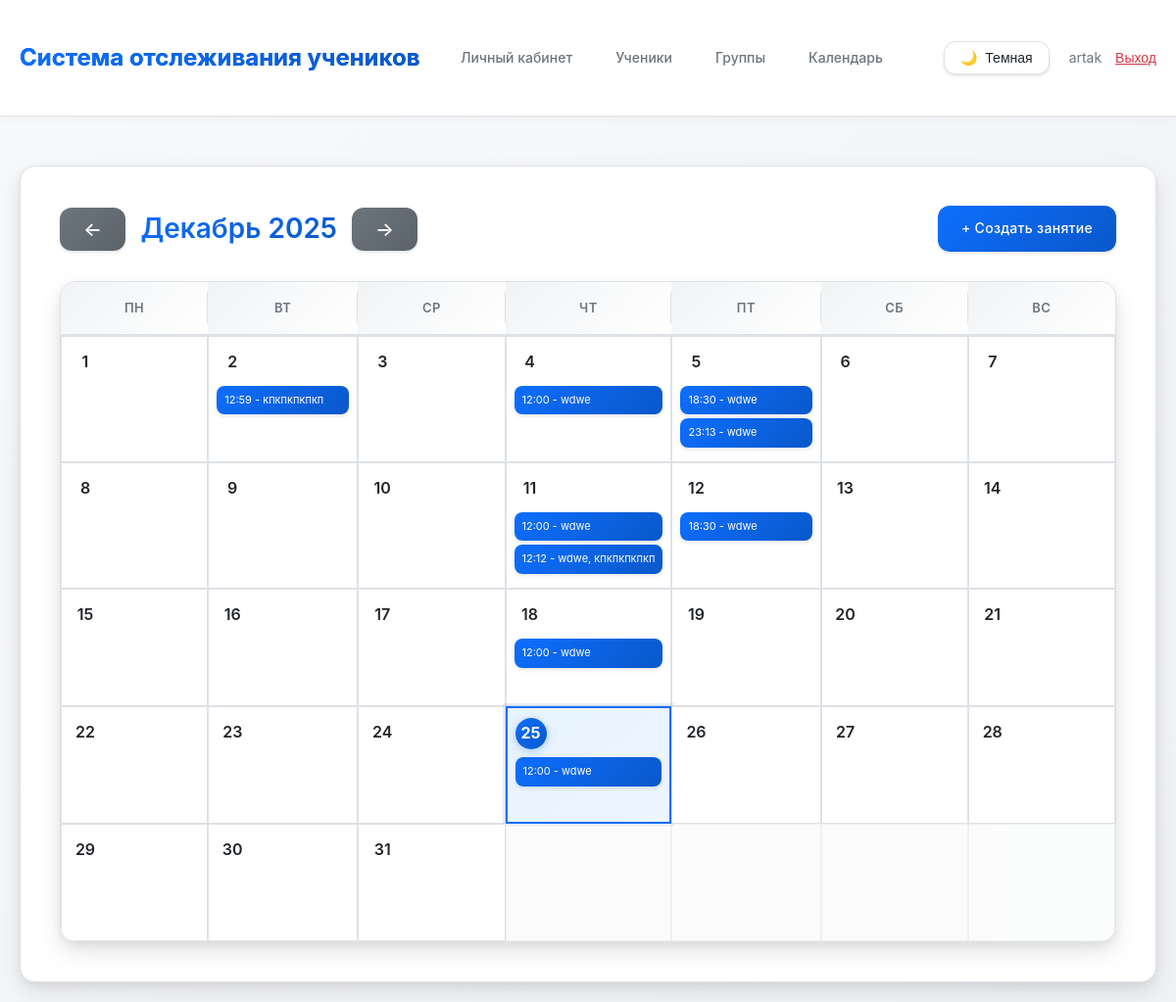
Page /calendar/ (signed in) on the committed database.
### main/models.py (models this page shows, shortened)
class Lesson(models.Model):
    tutor = models.ForeignKey(Tutor, on_delete=models.CASCADE, related_name='lessons', verbose_name='Репетитор')
    students = models.ManyToManyField(Student, related_name='lessons', verbose_name='Ученики')
    date = models.DateField(verbose_name='Дата')
    time = models.TimeField(verbose_name='Время')
    duration = models.IntegerField(default=60, validators=[MinValueValidator(1)], verbose_name='Длительность (минуты)')
    lesson_price = models.DecimalField(max_digits=10, decimal_places=2, default=Decimal('0.00'), validators=[MinValueValidator(Decimal('0.00'))], verbose_name='Стоимость занятия (за одного ученика)')
    subject = models.CharField(max_length=200, blank=True, verbose_name='Предмет/Тема')
    notes = models.TextField(blank=True, verbose_name='Заметки')
    created_at = models.DateTimeField(auto_now_add=True, verbose_name='Дата создания')
    updated_at = models.DateTimeField(auto_now=True, verbose_name='Дата обновления')
    class Meta:
        verbose_name = 'Занятие'
        verbose_name_plural = 'Занятия'
        ordering = ['-date', '-time']

class Student(models.Model):
    tutor = models.ForeignKey(Tutor, on_delete=models.CASCADE, related_name='students', verbose_name='Репетитор')
    groups = models.ManyToManyField(StudentGroup, related_name='students', blank=True, verbose_name='Группы')
    first_name = models.CharField(max_length=100, verbose_name='Имя')
    last_name = models.CharField(max_length=100, verbose_name='Фамилия')
    phone = models.CharField(max_length=20, blank=True, null=True, verbose_name='Телефон')
    telegram = models.CharField(max_length=20, blank=True, null=True, verbose_name='Телеграм')
    created_at = models.DateTimeField(auto_now_add=True, verbose_name='Дата создания')
    updated_at = models.DateTimeField(auto_now=True, verbose_name='Дата обновления')
    grade = models.CharField(max_length=10, blank=True, null=True, verbose_name='Класс')
    notes = models.TextField(blank=True, verbose_name='Заметки')
    is_active = models.BooleanField(default=True, verbose_name='Активен')
    prepaid_balance = models.DecimalField(
        max_digits=10,
        decimal_places=2,
        default=Decimal('0.00'),
        verbose_name='Баланс предоплаты'
    )
    class Meta:
        verbose_name = 'Ученик'
        verbose_name_plural = 'Ученики'
        ordering = ['last_name', 'first_name']

### main/views.py (the view, shortened to what this page needs)
# urls.py: path('calendar/', views.calendar_view, name='calendar'),
@login_required
def calendar_view(request):
    tutor = get_tutor(request)
    if not tutor:
        messages.error(request, 'Профиль репетитора не найден.')
        return redirect('dashboard')
    now = timezone.now()
    try:
        year = int(request.GET.get('year', now.year))
        month = int(request.GET.get('month', now.month))
    except (ValueError, TypeError):
        year = now.year
        month = now.month
    today = now.date()
    try:
        week_offset = int(request.GET.get('week_offset', 0))
    except (ValueError, TypeError):
        week_offset = 0
    if month == 1:
        prev_month = 12
        prev_year = year - 1
    else:
        prev_month = month - 1
        prev_year = year
    if month == 12:
        next_month = 1
        next_year = year + 1
    else:
        next_month = month + 1
        next_year = year
    first_day = datetime(year, month, 1).date()
    last_day_num = monthrange(year, month)[1]
    last_day = datetime(year, month, last_day_num).date()
    lessons = Lesson.objects.filter(tutor=tutor, date__gte=first_day, date__lte=last_day).order_by('date', 'time')
    lessons_by_date = {}
    for lesson in lessons:
        date_key = lesson.date.strftime('%Y-%m-%d')
        if date_key not in lessons_by_date:
            lessons_by_date[date_key] = []
        lessons_by_date[date_key].append(lesson)
    first_weekday = first_day.weekday()  # 0 = понедельник, 6 = воскресенье
    calendar_days = []
    for _ in range(first_weekday):
        calendar_days.append(None)
    weekday_names = ['Понедельник', 'Вторник', 'Среда', 'Четверг', 'Пятница', 'Суббота', 'Воскресенье']
    for day in range(1, last_day_num + 1):
        date = datetime(year, month, day).date()
        date_key = date.strftime('%Y-%m-%d')
        calendar_days.append({
            'date': date,
            'lessons': lessons_by_date.get(date_key, []),
            'weekday_name': weekday_names[date.weekday()]
        })
    weeks = []
    week = []
    for day in calendar_days:
        week.append(day)
        if len(week) == 7:
            weeks.append(week)
            week = []
    if week:
        while len(week) < 7:
            week.append(None)
        weeks.append(week)
    base_week_index = None
    for i, week in enumerate(weeks):
        for day in week:
            if day and day['date'] == today:
                base_week_index = i
                break
        if base_week_index is not None:
            break
    if base_week_index is None:
        base_week_index = 0
    current_week_index = base_week_index + week_offset
    target_year = year
    target_month = month
    target_week_offset = week_offset
    if current_week_index < 0:
        current_week_index = 0
    elif current_week_index >= len(weeks):
        current_week_index = len(weeks) - 1
    current_week = weeks[current_week_index] if weeks and current_week_index < len(weeks) else []
    week_start_date = None
    week_end_date = None
    for day in current_week:
        if day:
            if week_start_date is None:
                week_start_date = day['date']
            week_end_date = day['date']
    if current_week_index >= len(weeks) - 1:
        next_week_year = next_year
        next_week_month = next_month
        next_week_offset = 0
    else:
        next_week_year = year
        next_week_month = month
        next_week_offset = week_offset + 1
    if current_week_index <= 0 and week_offset <= 0:
        if prev_month == 12:
            prev_first_day = datetime(prev_year, prev_month, 1).date()
        else:
            prev_first_day = datetime(prev_year, prev_month, 1).date()
        prev_last_day_num = monthrange(prev_year, prev_month)[1]
        prev_first_weekday = prev_first_day.weekday()
        prev_total_days = prev_last_day_num + prev_first_weekday
        prev_weeks_count = (prev_total_days + 6) // 7  # Округляем вверх
        prev_week_year = prev_year
        prev_week_month = prev_month
        prev_week_offset = prev_weeks_count - 1  # Показываем последнюю неделю предыдущего месяца
    else:
        prev_week_year = year
        prev_week_month = month
        prev_week_offset = week_offset - 1
    month_names = ['', 'Январь', 'Февраль', 'Март', 'Апрель', 'Май', 'Июнь',
                   'Июль', 'Август', 'Сентябрь', 'Октябрь', 'Ноябрь', 'Декабрь']
    return render(request, 'main/calendar.html', {
        'weeks': weeks,
        'current_week': current_week,
        'current_week_index': current_week_index,
        'week_start_date': week_start_date,
        'week_end_date': week_end_date,
        'year': year,
        'month': month,
        'month_name': month_names[month],
        'prev_year': prev_year,
        'prev_month': prev_month,
        'next_year': next_year,
        'next_month': next_month,
        'prev_week_offset': week_offset - 1,
        'next_week_offset': week_offset + 1,
        'today': today,
    })

### main/views.py (called while the page is built)
def get_tutor(request):
    if request.user.is_authenticated:
        try:
            return request.user.tutor
        except Tutor.DoesNotExist:
            return None
    return None

### main/templates/main/calendar.html (shortened to what this page needs)
{% extends 'main/base.html' %}
{% block content %}
<div class="calendar-header">
    <div class="calendar-nav">
        <a href="?year={{ prev_year }}&month={{ prev_month }}" class="btn btn-secondary calendar-nav-btn">←</a>
        <h2 class="calendar-title">{{ month_name }} {{ year }}</h2>
        <a href="?year={{ next_year }}&month={{ next_month }}" class="btn btn-secondary calendar-nav-btn">→</a>
    </div>
    <a href="{% url 'lesson_create' %}" class="btn">+ Создать занятие</a>
</div>
<table class="calendar-table">
    <thead>
        <tr>
            <th onclick="window.location.href='{% url 'recurring_lesson_create' %}?weekday=0'" title="Создать повторяющиеся занятия каждый понедельник">Пн</th>
            <th onclick="window.location.href='{% url 'recurring_lesson_create' %}?weekday=1'" title="Создать повторяющиеся занятия каждый вторник">Вт</th>
            <th onclick="window.location.href='{% url 'recurring_lesson_create' %}?weekday=2'" title="Создать повторяющиеся занятия каждую среду">Ср</th>
            <th onclick="window.location.href='{% url 'recurring_lesson_create' %}?weekday=3'" title="Создать повторяющиеся занятия каждый четверг">Чт</th>
            <th onclick="window.location.href='{% url 'recurring_lesson_create' %}?weekday=4'" title="Создать повторяющиеся занятия каждую пятницу">Пт</th>
            <th onclick="window.location.href='{% url 'recurring_lesson_create' %}?weekday=5'" title="Создать повторяющиеся занятия каждую субботу">Сб</th>
            <th onclick="window.location.href='{% url 'recurring_lesson_create' %}?weekday=6'" title="Создать повторяющиеся занятия каждое воскресенье">Вс</th>
        </tr>
    </thead>
    <tbody>
        {% for week in weeks %}
        <tr>
            {% for day in week %}
            {% if day %}
                {% if day.date|date:"Y-m-d" == today|date:"Y-m-d" %}
                <td class="today" onclick="window.location.href='{% url 'lesson_create' %}?date={{ day.date|date:'Y-m-d' }}'">
                {% else %}
                <td onclick="window.location.href='{% url 'lesson_create' %}?date={{ day.date|date:'Y-m-d' }}'">
                {% endif %}
                    <div class="day-number {% if day.date|date:"Y-m-d" == today|date:"Y-m-d" %}today{% endif %}">
                        {{ day.date.day }}
                    </div>
                    {% if day.lessons %}
                        {% for lesson in day.lessons|slice:":3" %}
                        <div class="lesson-item" onclick="event.stopPropagation(); window.location.href='{% url 'lesson_detail' lesson.pk %}'">
                            <a href="{% url 'lesson_detail' lesson.pk %}" onclick="event.stopPropagation();">
                                {{ lesson.time|time:"H:i" }} -
                                {% for student in lesson.students.all|slice:":2" %}
                                    {{ student.last_name }}{% if not forloop.last %}, {% endif %}
                                {% endfor %}
                            </a>
                        </div>
                        {% endfor %}
                    {% endif %}
                </td>
            {% else %}
                <td class="empty"></td>
            {% endif %}
            {% endfor %}
        </tr>
        {% endfor %}
    </tbody>
</table>
{% endblock %}

### main/templates/main/base.html (shortened to what this page needs)
{% load static %}
<!DOCTYPE html>
<html lang="ru">
<head>
</head>
<body>
    <header>
        <div class="container">
            <div style="display: flex; justify-content: space-between; align-items: center;">
                <h1><a href="{% url 'dashboard' %}" style="color: var(--text-primary); text-decoration: none;">Система отслеживания учеников</a></h1>
                <div style="display: flex; align-items: center; gap: 20px;">
                    {% if user.is_authenticated %}
                        <nav>
                            <a href="{% url 'dashboard' %}">Личный кабинет</a>
                            <a href="{% url 'student_list' %}">Ученики</a>
                            <a href="{% url 'group_list' %}">Группы</a>
                            <a href="{% url 'calendar' %}">Календарь</a>
                        </nav>
                        <button class="theme-toggle" id="theme-toggle" aria-label="Переключить тему">
                            <span id="theme-icon">🌙</span>
                            <span id="theme-text">Темная</span>
                        </button>
                        <div style="font-size: 14px; color: var(--text-secondary);">
                            {{ user.get_full_name|default:user.username }}
                            <form method="post" action="{% url 'logout' %}" style="display: inline;">
                                <button type="submit" style="background: none; border: none; color: var(--btn-danger); cursor: pointer; text-decoration: underline; padding: 0; margin-left: 10px; font-size: 14px;">Выход</button>
                            </form>
                        </div>
                    {% else %}
                        <nav>
                            <a href="{% url 'login' %}">Вход</a>
                            <a href="{% url 'register' %}">Регистрация</a>
                        </nav>
                    {% endif %}
                </div>
            </div>
        </div>
    </header>
    <div class="container">
        <div class="content">
            {% block content %}{% endblock %}
        </div>
    </div>
</body>
</html>

### main/templates/main/calendar.html (style rules this page uses)
.calendar-header { display: flex; justify-content: space-between; align-items: center; margin-bottom: 30px; flex-wrap: wrap; gap: 15px; }
.calendar-nav { display: flex; gap: 15px; align-items: center; flex: 1; }
.calendar-title { font-size: 28px; font-weight: 600; background: linear-gradient(135deg, var(--btn-primary) 0%, var(--link-hover) 100%); -webkit-background-clip: text; -webkit-text-fill-color: transparent; background-clip: text; margin: 0; }
.calendar-nav-btn { min-width: 44px; height: 44px; display: flex; align-items: center; justify-content: center; border-radius: 12px; font-size: 20px; transition: all 0.3s ease; box-shadow: var(--shadow); }
.calendar-table { width: 100%; border-collapse: separate; border-spacing: 0; background: var(--bg-secondary); border-radius: 16px; overflow: hidden; box-shadow: var(--shadow-lg); }
.calendar-table th { padding: 16px 8px; text-align: center; background: linear-gradient(135deg, var(--bg-tertiary) 0%, var(--bg-secondary) 100%); font-weight: 600; font-size: 13px; text-transform: uppercase; letter-spacing: 0.5px; color: var(--text-secondary); border-bottom: 2px solid var(--border-color); position: relative; cursor: pointer; transition: all 0.3s ease; }
.calendar-table th:not(:last-child)::after { content: ''; position: absolute; right: 0; top: 20%; height: 60%; width: 1px; background: var(--border-color); }
.calendar-table td { width: 14.28%; height: 120px; vertical-align: top; padding: 10px 8px; border: 1px solid var(--border-color); background: var(--bg-secondary); transition: all 0.3s ease; position: relative; cursor: pointer; }
.calendar-table td.empty { cursor: default; }
.calendar-table td.empty { background: var(--bg-primary); opacity: 0.5; }
.calendar-table td.today { background: linear-gradient(135deg, var(--stat-blue-bg) 0%, rgba(77, 166, 255, 0.1) 100%); border: 2px solid var(--btn-primary); box-shadow: 0 0 0 3px rgba(0, 102, 204, 0.1); }
.day-number { font-weight: 600; margin-bottom: 8px; color: var(--text-primary); font-size: 16px; display: inline-flex; align-items: center; justify-content: center; width: 32px; height: 32px; border-radius: 50%; transition: all 0.3s ease; }
.day-number.today { background: linear-gradient(135deg, var(--btn-primary) 0%, var(--link-hover) 100%); color: #fff; font-weight: 700; box-shadow: 0 2px 8px rgba(0, 102, 204, 0.3); }
.lesson-item { font-size: 11px; padding: 6px 8px; margin-bottom: 4px; background: linear-gradient(135deg, var(--btn-primary) 0%, var(--link-hover) 100%); color: #fff; border-radius: 8px; overflow: hidden; text-overflow: ellipsis; white-space: nowrap; transition: all 0.3s ease; cursor: pointer; box-shadow: 0 2px 4px rgba(0, 0, 0, 0.1); }
.lesson-item a { color: #fff; text-decoration: none; display: block; width: 100%; }

### rows in the picture
Lesson: time "12:59"
Student: last_name "кпкпкпкпкп"
Lesson: time "12:00"
Student: last_name "wdwe"
Lesson: time "18:30"
Lesson: time "23:13"
Lesson: time "12:00"
Lesson: time "12:12"
Lesson: time "18:30"
Lesson: time "12:00"
Lesson: time "12:00"

### other values in the picture
{{ user.get_full_name|default:user.username }} "artak"
{{ month_name }} "Декабрь"
{{ year }} "2025"
{{ day.date.day }} "1" "2" "3" "4" "5" "6" "7" "8" "9" "10" "11" "12" "13" "14" "15" "16" "17" "18" "19" "20" "21" "22" "23" "24" "25" "26" "27" "28" "29" "30" "31"
